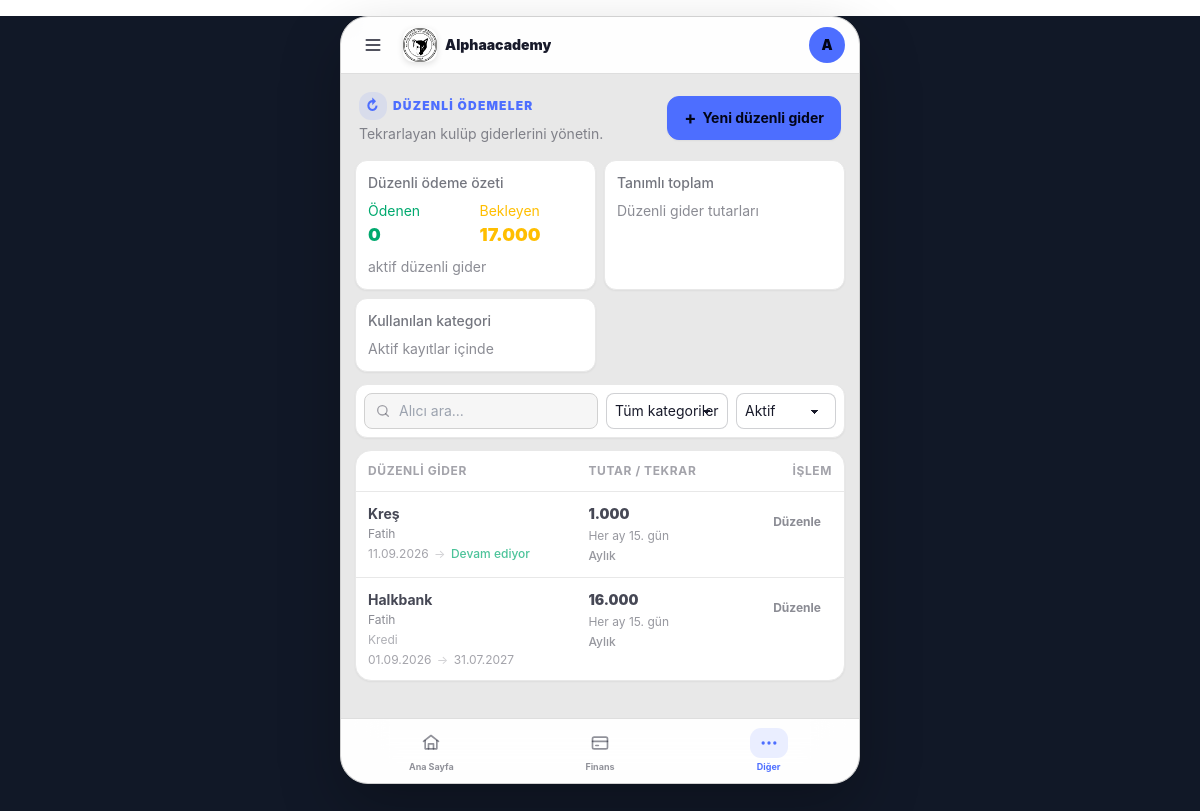
The app's page /finance/regular-expenses/ (signed in) with its own data.
### users/models.py (models this page shows, shortened)
class User(AbstractUser):
    class Role(models.TextChoices):
        PARENT = 'parent', 'Veli'
        ADMIN = 'admin', 'Yönetici'
        COACH = 'coach', 'Antrenör'
        FINANCE = 'finance', 'Mali İşler'
    email = models.EmailField(unique=True, verbose_name="E-posta Adresi")
    role = models.CharField(
        max_length=20,
        choices=Role.choices,
        default=Role.PARENT,
        verbose_name="Kullanıcı Rolü"
    )
    phone_number = models.CharField(max_length=15, blank=True, null=True, verbose_name="Telefon Numarası")
    tc_identity = models.CharField(max_length=11, blank=True, null=True, verbose_name="T.C. Kimlik No")
    USERNAME_FIELD = 'email'
    REQUIRED_FIELDS = ['username', 'first_name', 'last_name']
    class Meta:
        verbose_name = "Kullanıcı"
        verbose_name_plural = "Kullanıcılar"
    @property
    def is_coach(self):
        return self.role == self.Role.COACH

### finance/models.py (models this page shows, shortened)
class RegularExpense(models.Model):
    category = models.ForeignKey(
        ExpenseCategory,
        on_delete=models.SET_NULL,
        null=True,
        related_name='regular_expenses',
        verbose_name="Kategori"
    )
    amount = models.IntegerField(verbose_name="Tutar (TL)")
    reciever = models.CharField(max_length=200, verbose_name="Alıcı / Firma / Kişi")
    start_date = models.DateField(verbose_name="Başlangıç Tarihi")
    end_date = models.DateField(null=True, blank=True, verbose_name="Bitiş Tarihi (Opsiyonel)")
    frequency = models.CharField(
        max_length=20,
        choices=[
            ('monthly', 'Aylık'),
            ('quarterly', '3 Aylık'),
            ('yearly', 'Yıllık'),
        ],
        default='monthly',
        verbose_name="Frekans"
    )
    paymentDay = models.PositiveSmallIntegerField(
        default=1,
        null=True,
        blank=True,
        verbose_name="Ödeme Günü",
        help_text="Örn: 15, 30. Boş bırakılırsa ödeme günü belirtilmemiş olur."
    )
    notes = models.TextField(blank=True, null=True, verbose_name="Açıklama / Detay")
    created_by = models.ForeignKey(
        settings.AUTH_USER_MODEL,
        on_delete=models.SET_NULL,
        null=True,
        verbose_name="Kaydı Oluşturan"
    )
    created_at = models.DateTimeField(auto_now_add=True)
    class Meta:
        verbose_name = "Düzenli Gider"
        verbose_name_plural = "Düzenli Giderler"
        ordering = ['-start_date']

class ExpenseCategory(models.Model):
    name = models.CharField(max_length=100, verbose_name="Kategori Adı")
    description = models.TextField(blank=True, null=True, verbose_name="Açıklama")
    class Meta:
        verbose_name = "Gider Kategorisi"
        verbose_name_plural = "Gider Kategorileri"

### finance/views.py (the view)
# urls.py: path('regular-expenses/', views.regular_expense_list, name='regular-expense-list'),
@login_required
def regular_expense_list(request):
    query = request.GET.get('q', '').strip()
    category_id = request.GET.get('category', '')
    status = request.GET.get('status', 'active')
    expenses = RegularExpense.objects.select_related('category', 'created_by').order_by(
        F('paymentDay').asc(nulls_last=True), '-start_date'
    )
    if query:
        expenses = expenses.filter(reciever__icontains=query)
    if category_id:
        expenses = expenses.filter(category_id=category_id)
    if status == 'active':
        expenses = expenses.filter(Q(end_date__isnull=True) | Q(end_date__gte=date.today()))
    elif status == 'expired':
        expenses = expenses.filter(end_date__lt=date.today())
    return render(request, 'finance/regular_expenses.html', {
        'regular_expenses': expenses,
        'categories': ExpenseCategory.objects.all().order_by('name'),
        'query': query,
        'selected_category': category_id,
        'status': status,
        'today': date.today(),
        **get_regular_expense_summary(),
    })

### templates/finance/regular_expenses.html (shortened to what this page needs)
{% extends "base.html" %}
{% block content %}
<div class="w-full space-y-3">
    <header class="flex items-center justify-between gap-3 px-1 py-1">
        <div class="min-w-0">
            <div class="mb-1 flex items-center gap-1.5 text-[10px] font-black uppercase tracking-widest text-primary">
                <span class="grid h-7 w-7 shrink-0 place-items-center rounded-xl bg-primary/10 text-sm">
                    ↻
                </span>
                Düzenli ödemeler
            </div>
            <p class="mt-0.5 text-xs text-base-content/50">
                Tekrarlayan kulüp giderlerini yönetin.
            </p>
        </div>
        <button
            type="button"
            class="btn btn-primary h-11 min-h-0 shrink-0 gap-1.5 rounded-xl px-4 text-xs font-bold shadow-sm active:scale-[.97] transition-transform"
            hx-get="{% url 'regular-expense-create' %}?category={{ selected_category }}&q={{ query|urlencode }}&status={{ status }}"
            hx-target="#regular-expense-modal-container"
            hx-swap="innerHTML">
            <span class="text-lg leading-none">+</span>
            <span class="hidden sm:inline">Yeni düzenli gider</span>
        </button>
    </header>
    {% include 'finance/partials/_regular_expense_summary.html' %}
    <form method="get" class="flex flex-wrap items-center gap-2 rounded-xl border border-base-200 bg-base-100 p-2 shadow-sm">
        <div class="flex h-9 min-w-[9rem] flex-1 items-center gap-2 rounded-lg border border-base-300 bg-base-200/40 px-2.5">
            <svg class="h-4 w-4 shrink-0 text-base-content/40" viewBox="0 0 24 24" fill="none" stroke="currentColor" stroke-width="2" stroke-linecap="round" stroke-linejoin="round">
                <circle cx="11" cy="11" r="7"/>
                <path d="m20 20-4-4"/>
            </svg>
            <input type="search" name="q" value="{{ query }}" placeholder="Alıcı ara..." class="min-w-0 w-full border-0 bg-transparent p-0 text-xs outline-none focus:ring-0">
        </div>
        <select name="category" class="select select-bordered h-9 min-h-0 w-auto max-w-[8rem] rounded-lg px-2 text-xs" onchange="this.form.submit()">
            <option value="">Tüm kategoriler</option>
        </select>
        <select name="status" class="select select-bordered h-9 min-h-0 w-auto rounded-lg px-2 text-xs" onchange="this.form.submit()">
            <option value="active" {% if status == 'active' %}selected{% endif %}>Aktif</option>
        </select>
    </form>
    <section class="overflow-hidden rounded-2xl border border-base-200 bg-base-100 shadow-sm">
        <div class="overflow-x-auto">
            <table class="table w-full min-w-[420px]">
                <thead>
                    <tr class="border-b border-base-200 text-[9px] uppercase tracking-wider text-base-content/40">
                        <th class="p-3 font-bold">
                            Düzenli gider
                        </th>
                        <th class="p-3 font-bold">
                            Tutar / tekrar
                        </th>
                        <th class="p-3 text-right font-bold">
                            İşlem
                        </th>
                    </tr>
                </thead>
                {% include 'finance/partials/_regular_expense_list_response.html' %}
            </table>
        </div>
    </section>
</div>
{% endblock %}

### templates/base.html (shortened to what this page needs)
<!DOCTYPE html>
<html lang="tr" data-theme="corporate">
<head>
    <link
        href="https://cdn.jsdelivr.net/npm/daisyui@4.12.10/dist/full.min.css"
        rel="stylesheet"
        type="text/css"
    >
    <script src="https://cdn.tailwindcss.com"></script>
</head>
<body
    class="select-none antialiased"
    hx-headers='{"X-CSRFToken": "{{ csrf_token }}"}'
>
<div class="app">
    <header class="app-header">
        <div class="header-inner">
            <div class="flex min-w-0 items-center">
                <div class="dropdown">
                    <label
                        tabindex="0"
                        class="header-button cursor-pointer"
                        aria-label="Menüyü aç"
                    >
                        <svg
                            class="h-5 w-5"
                            viewBox="0 0 24 24"
                            fill="none"
                            stroke="currentColor"
                            stroke-width="2"
                            stroke-linecap="round"
                        >
                            <path d="M4 6h16"/>
                            <path d="M4 12h16"/>
                            <path d="M4 18h16"/>
                        </svg>
                    </label>
                </div>
                <a
                    href="{% url 'dashboard-index' %}"
                    class="ml-1 flex min-w-0 items-center gap-2 px-1.5"
                >
                    <img
                        src="/media/logos/fk1.png"
                        alt="Spor Kulübü"
                        class="app-logo"
                    >
                    <span class="truncate text-sm font-black">
                        Alphaacademy
                    </span>
                </a>
            </div>
            <div class="dropdown dropdown-end">
                <label
                    tabindex="0"
                    class="
                        header-button
                        avatar
                        placeholder
                        cursor-pointer
                    "
                    aria-label="Kullanıcı menüsü"
                >
                    <div
                        class="
                            w-9
                            rounded-full
                            bg-primary
                            text-xs
                            font-black
                            text-primary-content
                        "
                    >
                        <span>
                            {{request.user.first_name|first|default:request.user.username|first|upper}}
                        </span>
                    </div>
                </label>
            </div>
        </div>
    </header>
    <main class="app-content">
        {% block content %}
        {% endblock %}
    </main>
<nav class="bottom-nav">
    <div class="bottom-nav-inner">
        <a
            href="{% url 'dashboard-index' %}"
            class="
                bottom-nav-item
            "
        >
            <span class="nav-icon">
                <svg
                    viewBox="0 0 24 24"
                    fill="none"
                    stroke="currentColor"
                    stroke-width="2"
                    stroke-linecap="round"
                    stroke-linejoin="round"
                >
                    <path d="m3 10 9-7 9 7"/>
                    <path d="M5 9v10h14V9"/>
                    <path d="M9 19v-6h6v6"/>
                </svg>
            </span>
            <span>Ana Sayfa</span>
        </a>
        <a
            href="{% url 'other-menu' %}"
            class="
                bottom-nav-item
                order-3
                {% if request.resolver_match.url_name == 'other-menu' or request.resolver_match.url_name == 'team-list' or request.resolver_match.url_name == 'team-detail' or request.resolver_match.url_name == 'athlete-manage-list' or request.resolver_match.url_name == 'athlete-manage-detail' or 'equipment' in request.resolver_match.url_name or 'regular-expense' in request.resolver_match.url_name or request.resolver_match.url_name == 'fee-management' %}
                    active
                {% endif %}
            "
        >
            <span class="nav-icon">
                <svg viewBox="0 0 24 24" fill="none" stroke="currentColor" stroke-width="2" stroke-linecap="round" stroke-linejoin="round">
                    <circle cx="5" cy="12" r="1"/>
                    <circle cx="12" cy="12" r="1"/>
                    <circle cx="19" cy="12" r="1"/>
                </svg>
            </span>
            <span>Diğer</span>
        </a>
        <a
            href="{% url 'finance-dashboard' %}"
            class="
                bottom-nav-item
                order-2
            "
        >
            <span class="nav-icon">
                <svg
                    viewBox="0 0 24 24"
                    fill="none"
                    stroke="currentColor"
                    stroke-width="2"
                    stroke-linecap="round"
                    stroke-linejoin="round"
                >
                    <rect
                        x="3"
                        y="5"
                        width="18"
                        height="14"
                        rx="2"
                    />
                    <path d="M3 10h18"/>
                    <path d="M7 15h3"/>
                </svg>
            </span>
            <span>Finans</span>
        </a>
    </div>
</nav>
</div>
</body>
</html>

### templates/finance/partials/_regular_expense_list_response.html (shortened to what this page needs)
<tbody id="regular-expense-list">
    {% for expense in regular_expenses %}
    <tr class="border-b border-base-200 last:border-0 transition-colors hover:bg-base-200/40 {% if expense.end_date and expense.end_date < today %}opacity-60{% endif %}">
        <td class="max-w-[220px] p-3 align-top">
            <div class="truncate text-sm font-bold text-base-content/80">
                {{ expense.reciever }}
            </div>
            <div class="mt-0.5 truncate text-[10px] text-base-content/50">
                {% if expense.category %}{{ expense.category.name }}{% else %}Kategorisiz{% endif %}
            </div>
            {% if expense.notes %}
                <div class="mt-1 max-w-[190px] truncate text-[10px] text-base-content/35">
                    {{ expense.notes }}
                </div>
            {% endif %}
            <div class="mt-1 text-[10px] text-base-content/40">
                {{ expense.start_date|date:'d.m.Y' }}
                <span class="mx-0.5 text-base-content/20">→</span>
                {% if expense.end_date %}
                    {{ expense.end_date|date:'d.m.Y' }}
                {% else %}
                    <span class="font-medium text-success/70">Devam ediyor</span>
                {% endif %}
            </div>
        </td>
        <td class="whitespace-nowrap p-3 align-top">
            <div class="text-sm font-black text-base-content/80">
                {{ expense.amount|floatformat:0 }}
            </div>
            <div class="mt-1 text-[10px] text-base-content/45">
                {% if expense.paymentDay %}
                    Her ay {{ expense.paymentDay }}. gün
                {% else %}
                    Gün yok
                {% endif %}
            </div>
            <span class="mt-1 inline-block text-[10px] font-medium text-base-content/45">
                {{ expense.get_frequency_display }}
            </span>
        </td>
        <td class="p-3 text-right align-top">
            <button type="button"
                class="btn btn-ghost h-9 min-h-0 rounded-lg px-2.5 text-[10px] font-bold text-base-content/50 hover:bg-base-200 hover:text-base-content/70"
                hx-get="{% url 'regular-expense-update' expense.pk %}?category={{ selected_category }}&q={{ query|urlencode }}&status={{ status }}"
                hx-target="#regular-expense-modal-container"
                hx-swap="innerHTML">
                Düzenle
            </button>
        </td>
    </tr>
    {% endfor %}
</tbody>

### records on screen
User: user.first_name|first "A"
RegularExpense: reciever "Kreş", category.name "Fatih", start_date "11.09.2026", shows "Devam ediyor", amount "1.000", paymentDay "15", frequency "Aylık"
RegularExpense: reciever "Halkbank", category.name "Fatih", notes "Kredi", start_date "01.09.2026", end_date "31.07.2027", amount "16.000", paymentDay "15", frequency "Aylık"

### other values on screen
{{ regular_paid_total|floatformat:0 }} "0"
{{ regular_pending_total|floatformat:0 }} "17.000"
